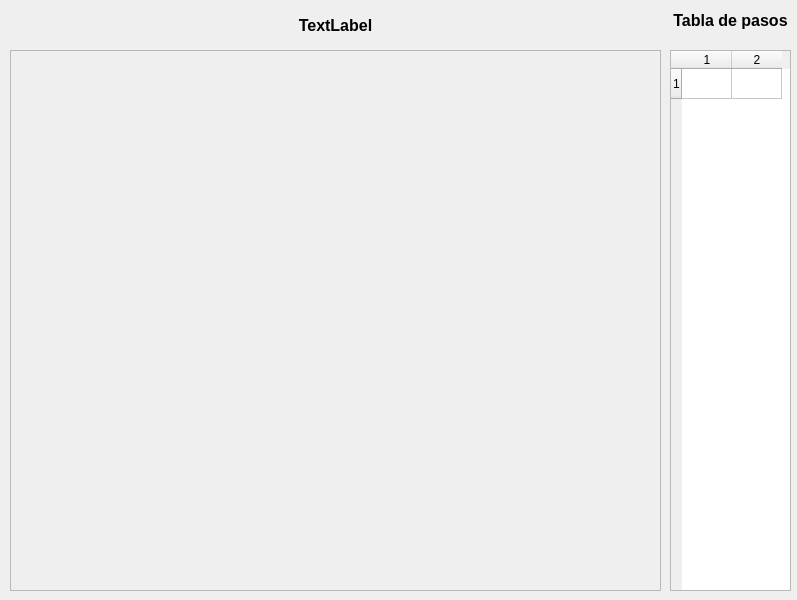
<?xml version="1.0" encoding="UTF-8"?>
<ui version="4.0">
 <class>Form</class>
 <widget class="QWidget" name="Form">
  <property name="geometry">
   <rect>
    <x>0</x>
    <y>0</y>
    <width>797</width>
    <height>600</height>
   </rect>
  </property>
  <property name="windowTitle">
   <string>Algoritmo</string>
  </property>
  <property name="accessibleName">
   <string/>
  </property>
  <property name="styleSheet">
   <string notr="true"/>
  </property>
  <widget class="QScrollArea" name="scrollArea_2">
   <property name="geometry">
    <rect>
     <x>10</x>
     <y>50</y>
     <width>651</width>
     <height>541</height>
    </rect>
   </property>
   <property name="widgetResizable">
    <bool>true</bool>
   </property>
   <widget class="QWidget" name="scrollAreaWidgetContents_3">
    <property name="geometry">
     <rect>
      <x>-189</x>
      <y>0</y>
      <width>821</width>
      <height>3725</height>
     </rect>
    </property>
    <layout class="QHBoxLayout" name="horizontalLayout">
     <item>
      <widget class="QLabel" name="label_2">
       <property name="text">
        <string/>
       </property>
       <property name="pixmap">
        <pixmap>arbol_primero_profundidad.png</pixmap>
       </property>
      </widget>
     </item>
    </layout>
   </widget>
  </widget>
  <widget class="QTableWidget" name="tabla_Camino">
   <property name="geometry">
    <rect>
     <x>670</x>
     <y>50</y>
     <width>121</width>
     <height>541</height>
    </rect>
   </property>
   <property name="mouseTracking">
    <bool>false</bool>
   </property>
   <property name="alternatingRowColors">
    <bool>false</bool>
   </property>
   <property name="columnCount">
    <number>2</number>
   </property>
   <attribute name="horizontalHeaderDefaultSectionSize">
    <number>50</number>
   </attribute>
   <attribute name="horizontalHeaderMinimumSectionSize">
    <number>39</number>
   </attribute>
   <row>
    <property name="text">
     <string>1</string>
    </property>
   </row>
   <column/>
   <column/>
  </widget>
  <widget class="QLabel" name="titulo_imagen">
   <property name="geometry">
    <rect>
     <x>10</x>
     <y>10</y>
     <width>651</width>
     <height>31</height>
    </rect>
   </property>
   <property name="font">
    <font>
     <pointsize>12</pointsize>
     <weight>75</weight>
     <bold>true</bold>
    </font>
   </property>
   <property name="text">
    <string>TextLabel</string>
   </property>
   <property name="alignment">
    <set>Qt::AlignCenter</set>
   </property>
  </widget>
  <widget class="QLabel" name="label">
   <property name="geometry">
    <rect>
     <x>670</x>
     <y>-10</y>
     <width>121</width>
     <height>61</height>
    </rect>
   </property>
   <property name="font">
    <font>
     <pointsize>12</pointsize>
     <weight>75</weight>
     <bold>true</bold>
    </font>
   </property>
   <property name="text">
    <string>Tabla de pasos</string>
   </property>
   <property name="alignment">
    <set>Qt::AlignCenter</set>
   </property>
  </widget>
 </widget>
 <resources/>
 <connections/>
</ui>
